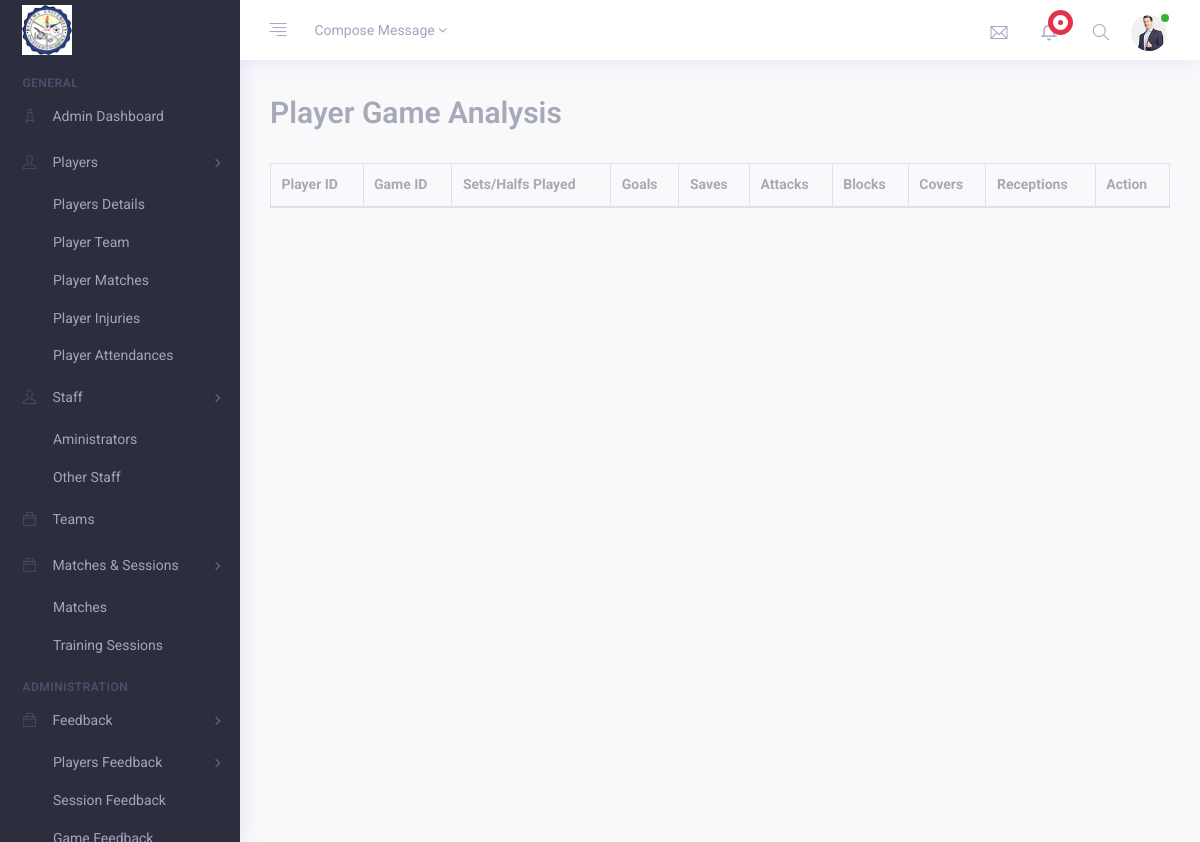
The app's page /player_matches/, older data.
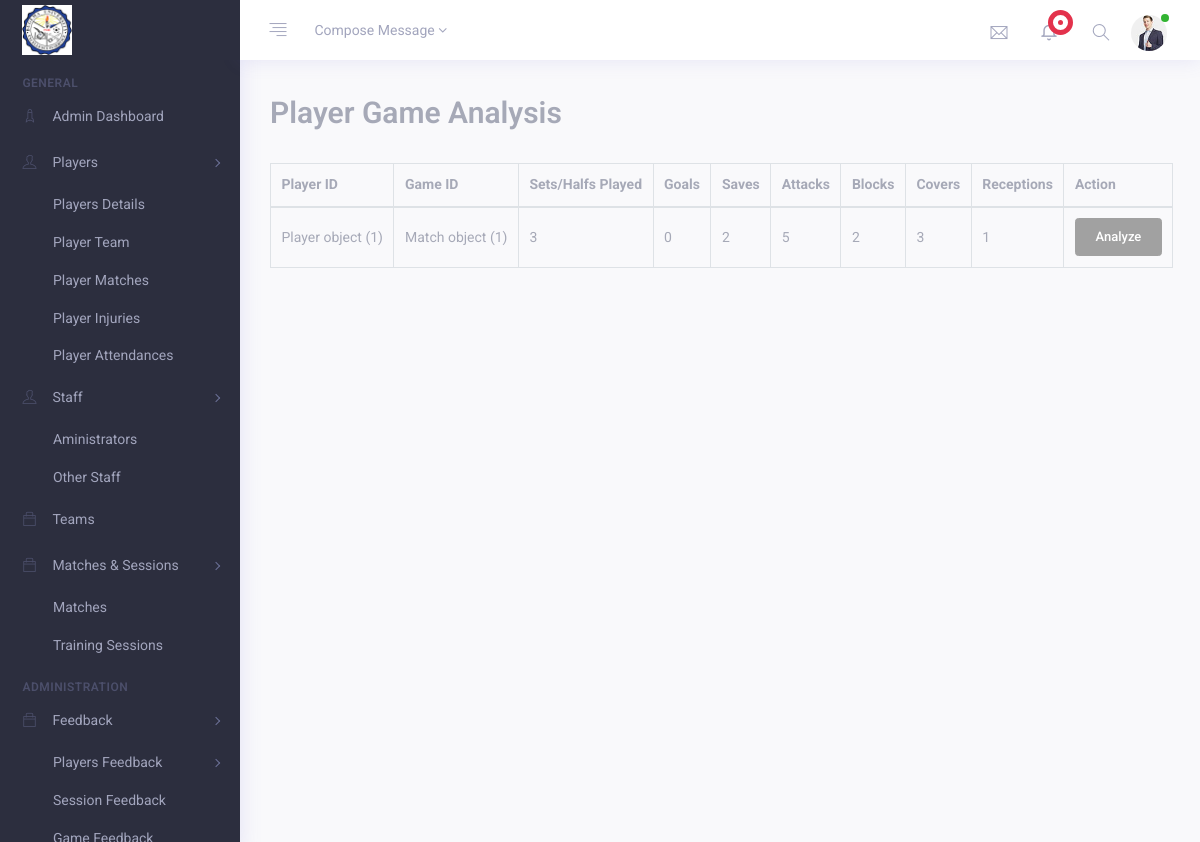
The same page, newer data.
### administrator/models.py (models this page shows)
class PlayerGame(models.Model):
    player_id = models.ForeignKey(Player, on_delete=models.CASCADE)
    match_id = models.ForeignKey(Match, on_delete=models.CASCADE)
    sets_halfs_played = models.CharField(max_length=100)
    goals_scored = models.IntegerField(null=True)
    saves_made = models.IntegerField(null=True)
    attack_kills = models.IntegerField(null=True)
    block_kills = models.IntegerField(null=True)
    cover_saves = models.IntegerField(null=True)
    receptions_delivered = models.IntegerField(null=True)

class Player(models.Model):
    player_id = models.AutoField(primary_key=True)
    first_name = models.CharField(max_length=100)
    last_name = models.CharField(max_length=100)
    gender_choices = [
        ('Male', 'Male'),
        ('Female', 'Female'),
    ]
    gender = models.CharField(max_length=30, choices=gender_choices, default=None)
    dob = models.DateField()
    nationality = models.CharField(max_length=100)
    email = models.EmailField(max_length=100)
    phone_number = models.CharField(max_length=50)
    player_game_choices = [
        ('Volleyball', 'Volleyball'),
        ('Football', 'Football'),
        ('Basketball', 'Basketball'),
        ('Netball', 'Netball'),
    ]
    player_game = models.CharField(max_length=50, choices=player_game_choices, default='Volleyball')
    position = models.CharField(max_length=100)
    jersey_no = models.IntegerField()
    medical_condition = models.CharField(max_length=100)

class Match(models.Model):
    match_id = models.AutoField(primary_key=True)
    date = models.DateField(default=None)
    home_team = models.CharField(max_length=100)
    away_team = models.CharField(max_length=100)
    venue = models.CharField(max_length=100)
    game_type_choices = [
        ('League game', 'League game'),
        ('Friendly game', 'Friendly game'),
        ('Tournament game', 'Tournament game')
    ]
    game_type = models.CharField(max_length=30, choices=game_type_choices, default='League game')
    result_choices = [
        ('Win', 'Win'),
        ('Loss', 'Loss'),
        ('Draw', 'Draw'),
    ]
    result = models.CharField(max_length=30, choices=result_choices, default='Win')

### administrator/views.py (the view)
# urls.py: path('player_matches/', views.player_matches, name="player_matches"),
def player_matches(request):
    player_matches = PlayerGame.objects.all()
    return render(request, "player_matches.html", {'player_matches': player_matches})

### coach/templates/player_matches.html (shortened to what this page needs)
{% extends 'root.html' %}
{% load static %}
{% block content %}
{% load crispy_forms_tags %}
<div class="container-fluid">
    <div class="row">
        <div class="col-md-12 m-b-30">
            <form method="POST" action="">
                <div class="row">
                  <div class="col-10">
                    <h2 class="text-muted">Player Game Analysis</h2>
                  </div>
              </div><br />
                <div class="display_table">
                    <table class='table table-bordered'>
                      <thead>
                        <tr>
                          <th>Player ID</th>
                          <th>Game ID</th>
                          <th>Sets/Halfs Played</th>
                          <th>Goals</th>
                          <th>Saves</th>
                          <th>Attacks</th>
                          <th>Blocks</th>
                          <th>Covers</th>
                          <th>Receptions</th>
                          <th>Action</th>
                        </tr>
                      </thead>
                      {% for player_match in player_matches %}
                      <tbody>
                        <tr>
                          <td>{{ player_match.player_id }}</td>
                          <td>{{ player_match.match_id }}</td>
                          <td>{{ player_match.sets_halfs_played }}</td>
                          <td>{{ player_match.goals_scored }}</td>
                          <td>{{ player_match.saves_made }}</td>
                          <td>{{ player_match.attack_kills }}</td>
                          <td>{{ player_match.block_kills }}</td>
                          <td>{{ player_match.cover_saves }}</td>
                          <td>{{ player_match.receptions_delivered }}</td>
                          <td>
                              <a href="" class="btn btn-secondary">Analyze</a>
                          </td>
                        </tr>
                      </tbody>
                      {% endfor %}
                    </table>
            </form>
        </div>
    </div>
</div>
{% endblock content %}

### administrator/templates/root.html (shortened to what this page needs)
{% load static %}
<!DOCTYPE html>
<html>
    {% include 'head.html' %}
    <body>
        <div class="app">
            <div class="app-wrap">
                {% include 'topbar.html' %}
                <div class="app-container">
                    {% include 'sidebar.html' %}
                    <div class="app-main" id="main">
                        {% block content %}
                        {% endblock content %}
                    </div>
                </div>
            </div>
        </div>
        {% include 'footer.html' %}
    </body>
</html>

### administrator/templates/head.html (shortened to what this page needs)
{% load static %}
<head>
    <link rel="stylesheet" type="text/css" href="{% static 'css/vendors.css' %}" />
    <link rel="stylesheet" type="text/css" href="{% static 'css/style.css' %}" />
</head>

### administrator/templates/topbar.html (shortened to what this page needs)
{% load static %}
<header class="app-header top-bar">
    <nav class="navbar navbar-expand-md">
        <div class="navbar-header d-flex align-items-center">
            <a class="navbar-brand" href="index.html">
                <img src="{% static 'img/bulogo.png' %}" class="img-fluid logo-desktop" alt="bulogo" />
            </a>
        </div>
        <div class="collapse navbar-collapse" id="navbarSupportedContent">
            <div class="navigation d-flex">
                <ul class="navbar-nav nav-left">
                    <li class="nav-item">
                        <a href="javascript:void(0)" class="nav-link sidebar-toggle">
                            <i class="ti ti-align-right"></i>
                        </a>
                    </li>
                    <li class="nav-item">
                        <a class="nav-link  " href="javascript:void(0)" id="navbarDropdown" role="button" data-toggle="dropdown" aria-haspopup="true" aria-expanded="false">Compose Message
                            <i class="fa fa-angle-down"></i>
                        </a>
                    </li>
                    <li class="nav-item full-screen d-none d-lg-block" id="btnFullscreen">
                        <a href="javascript:void(0)" class="nav-link expand">
                        </a>
                    </li>
                </ul>
                <ul class="navbar-nav nav-right ml-auto">
                    <li class="nav-item dropdown">
                        <a class="nav-link dropdown-toggle" href="javascript:void(0)" id="navbarDropdown2" role="button" data-toggle="dropdown" aria-haspopup="true" aria-expanded="false">
                            <i class="ti ti-email"></i>
                        </a>
                    </li>
                    <li class="nav-item dropdown">
                        <a class="nav-link dropdown-toggle" href="javascript:void(0)" id="navbarDropdown3" role="button" data-toggle="dropdown" aria-haspopup="true" aria-expanded="false">
                            <i class="fe fe-bell"></i>
                            <span class="notify">
                                        <span class="blink"></span>
                            <span class="dot"></span>
                            </span>
                        </a>
                    </li>
                    <li class="nav-item">
                        <a class="nav-link search" href="javascript:void(0)">
                            <i class="ti ti-search"></i>
                        </a>
                    </li>
                    <li class="nav-item dropdown user-profile">
                        <a href="javascript:void(0)" class="nav-link dropdown-toggle " id="navbarDropdown4" role="button" data-toggle="dropdown" aria-haspopup="true" aria-expanded="false">
                            <img src="{% static 'img/avtar/02.jpg' %}" alt="avtar-img">
                            <span class="bg-success user-status"></span>
                        </a>
                    </li>
                </ul>
            </div>
        </div>
    </nav>
</header>

### administrator/templates/sidebar.html (shortened to what this page needs)
{% load static %}
<aside class="app-navbar">
    <div class="sidebar-nav scrollbar scroll_light">
        <ul class="metismenu " id="sidebarNav">
            <li class="nav-static-title">General</li>
            <li><a href="{% url "adminDashboard" %}" aria-expanded="false"><i class="nav-icon ti ti-rocket"></i><span class="nav-title">Admin Dashboard</span></a> </li>
            <li>
                <a class="has-arrow" href="javascript:void(0)" aria-expanded="false"><i class="nav-icon ti ti-user"></i> <span class="nav-title">Players</span></a>
                <ul aria-expanded="false">
                    <li> <a href="{% url 'players' %}">Players Details</a> </li>
                    <li> <a href="{% url 'player_team' %}">Player Team</a> </li>
                    <li> <a href="{% url 'player_matches' %}">Player Matches</a> </li>
                    <li> <a href="{% url 'player_injuries' %}">Player Injuries</a> </li>
                    <li> <a href="{% url 'player_attendance_session' %}">Player Attendances</a> </li>
                </ul>
            </li>
            <li>
                <a class="has-arrow" href="javascript:void(0)" aria-expanded="false"><i class="nav-icon ti ti-user"></i> <span class="nav-title">Staff</span></a>
                <ul aria-expanded="false">
                    <li><a href="{% url 'administrators' %}" aria-expanded="false"><span class="nav-title">Aministrators</span></a> </li>
                    <li><a href="{% url 'staff' %}" aria-expanded="false"><span class="nav-title">Other Staff</span></a> </li>
                </ul>
            </li>
            <li><a href="{% url "teams" %}" aria-expanded="false"><i class="nav-icon ti ti-bag"></i><span class="nav-title">Teams</span></a> </li>
            <li>
                <a class="has-arrow" href="javascript:void(0)" aria-expanded="false"><i class="nav-icon ti ti-bag"></i> <span class="nav-title">Matches & Sessions</span></a>
                <ul aria-expanded="false">
                    <li> <a href="{% url 'matches' %}">Matches</a> </li>
                    <li> <a href="{% url 'sessions' %}">Training Sessions</a> </li>
                </ul>
            </li>
            <li class="nav-static-title">Administration</li>
            <li>
                <a class="has-arrow" href="javascript:void(0)" aria-expanded="false"><i class="nav-icon ti ti-bag"></i> <span class="nav-title">Feedback</span></a>
                <ul aria-expanded="false">
                    <li>
                        <li>
                            <a class="has-arrow" href="javascript:void(0)" aria-expanded="false"><span class="nav-title">Players Feedback</span></a>
                            <ul aria-expanded="false">
                                <li> <a href="{% url 'player_feedback_session' %}">Session Feedback</a> </li>
                                <li> <a href="{% url 'player_feedback_match' %}">Game Feedback</a> </li>
                            </ul>
                        </li>
                    </li>
                </ul>
            </li>
        </ul>
    </div>
</aside>

### administrator/templates/footer.html (shortened to what this page needs)
<footer class="main-footer">
    <div class="pull-right hidden-xs">
    </div>
    <strong> &copy; {% now "Y" %} -  rms-bu</a></strong>
</footer>

### coach/templates/scripts.html (shortened to what this page needs)
{% load static %}

Row changes from the older to the newer data that the page shows:
added PlayerGame: player_id "Player object (1)", match_id "Match object (1)", sets_halfs_played "3", goals_scored "0", saves_made "2", attack_kills "5", block_kills "2", cover_saves "3", receptions_delivered "1"
